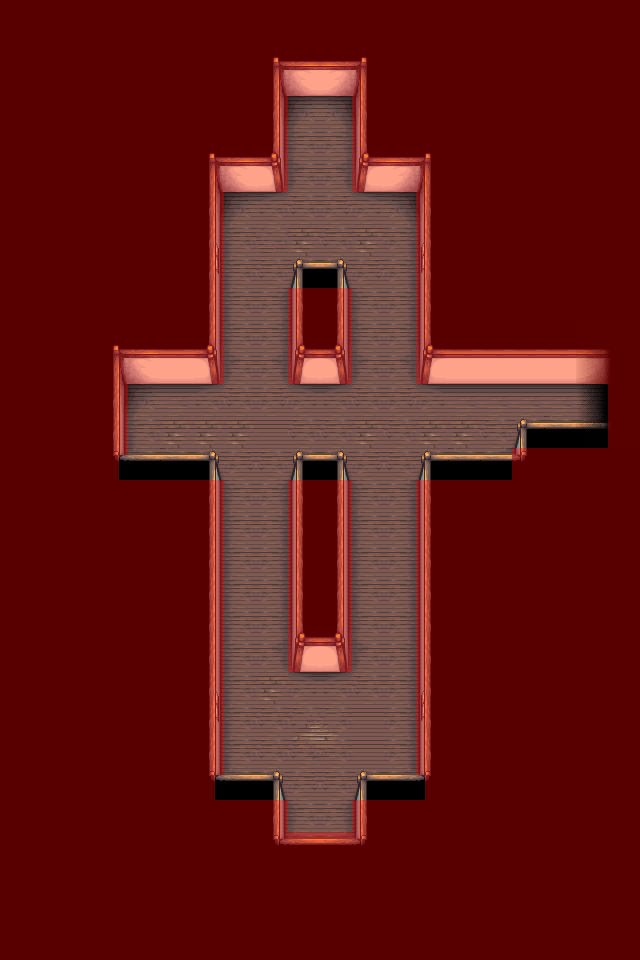

A 2D game scene composited from a Tiled map and its tileset images. What follows is a short description and the map's XML, with each tile layer's data collapsed to a summary:
An orthogonal 20x30 tile map with 32x32 px tiles, 3 tile layers (Background, Blocking, Foreground), 3 tilesets and 12 objects (7x Light, 2x Loot, Exit, Guard, Player).

<map version="1.0" orientation="orthogonal" width="20" height="30" tilewidth="32" tileheight="32">
 <tileset firstgid="1" name="NewHouseTileset" tilewidth="32" tileheight="32">
  <image source="tilesetHouse.png" width="288" height="416" />
 </tileset>
 <tileset firstgid="118" name="Hints" tilewidth="32" tileheight="32">
  <image source="Hints.png" width="96" height="32" />
 </tileset>
 <tileset firstgid="121" name="shadows" tilewidth="32" tileheight="32">
  <image source="shadows.png" width="192" height="448" />
 </tileset>
 <layer name="Background" width="20" height="30">
  <data>[600 cells, 600 non-empty, 65 distinct tile ids]</data>
 </layer>
 <layer name="Blocking" width="20" height="30">
  <data>[600 cells, 472 non-empty, 1 distinct tile ids]</data>
 </layer>
 <layer name="Foreground" width="20" height="30">
  <data>[600 cells, 19 non-empty, 7 distinct tile ids]</data>
 </layer>
 <objectgroup name="Objects" width="20" height="30">
  <object type="Exit" x="575" y="384" width="32" height="64" />
  <object type="Guard" gid="120" x="305" y="438" />
  <object type="Loot" gid="118" x="288" y="128" />
  <object name="player" type="Player" gid="119" x="303" y="755" />
  <object type="Loot" gid="118" x="320" y="128" />
 </objectgroup>
 <objectgroup name="Lights" width="20" height="30">
  <object type="Light" x="72" y="527" width="337" height="446" rotation="-73.1909">
   <properties>
    <property name="strength" value="50" />
    <property name="variation" value="Ambient" />
   </properties>
   <ellipse />
  </object>
  <object type="Light" x="343" y="271" width="220" height="223">
   <properties>
    <property name="variation" value="Torch" />
   </properties>
   <ellipse />
  </object>
  <object type="Light" x="163" y="74" width="318" height="374" rotation="-0.120956">
   <properties>
    <property name="strength" value="200" />
   </properties>
   <ellipse />
  </object>
  <object type="Light" x="139" y="429" width="383" height="597">
   <properties>
    <property name="strength" value="200" />
   </properties>
   <ellipse />
  </object>
  <object type="Light" x="250" y="49" width="147" height="153">
   <properties>
    <property name="strength" value="75" />
    <property name="variation" value="Ambient" />
   </properties>
   <ellipse />
  </object>
  <object type="Light" x="178" y="632" width="289" height="157" rotation="-0.9">
   <properties>
    <property name="strength" value="50" />
    <property name="variation" value="Smooth" />
   </properties>
   <ellipse />
  </object>
  <object type="Light" x="442" y="267" width="220" height="223">
   <properties>
    <property name="variation" value="Torch" />
   </properties>
   <ellipse />
  </object>
 </objectgroup>
</map>